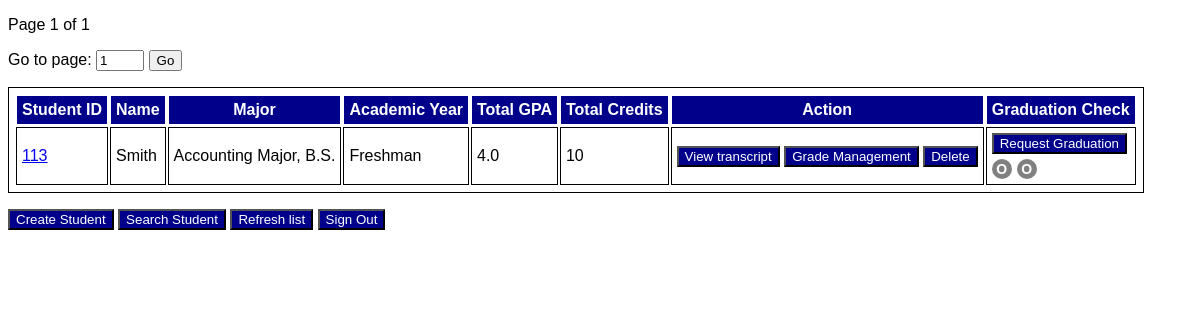
The app's page /students?student_id=113 with its own data.
### app/models.py (models this page shows, shortened)
class Student(db.Model):
    __tablename__ = 'students'
    enrollment_date = db.Column(db.Date, nullable=False, default=date.today)
    student_id = db.Column(db.Integer, primary_key=True)
    student_name = db.Column(db.String, nullable=False)
    academic_year = db.Column(db.String)
    total_gpa = db.Column(db.Float, default=0.0)
    total_credits = db.Column(db.Integer, default=0)
    major = db.Column(db.String, nullable=False)

### app/routes.py (the view)
@login_required
@app.route('/students')
def list_student():
    form = StudentForm()
    student_id = request.args.get('student_id')
    student_name = request.args.get('student_name')
    academic_year = request.args.get('academic_year')
    major = request.args.get('major')
    total_gpa = request.args.get('total_gpa', type=float)
    total_credits = request.args.get('total_credits', type=int)
    enrollment_date = request.args.get('enrollment_date')
    page = request.args.get('page', 1, type=int)
    per_page = 10
    query = Student.query
    if student_id:
        query = query.filter(
            cast(Student.student_id, String).like(f"%{student_id}%"))
    if student_name:
        query = query.filter(Student.student_name.like(f"%{student_name}%"))
    if academic_year:
        query = query.filter(Student.academic_year == academic_year)
    if major:
        query = query.filter(Student.major == major)
    if total_gpa is not None:
        query = query.filter(Student.total_gpa == total_gpa)
    if total_credits is not None:
        query = query.filter(Student.total_credits == total_credits)
    if enrollment_date:
        query = query.filter(Student.enrollment_date == enrollment_date)
    students = query.paginate(page=page, per_page=per_page)
    return render_template(
        'list_students.html',
        form=form,
        students=students,
        current_page=page,
        total_pages=students.pages,
    )

### app/forms.py
class StudentForm(FlaskForm):
    enrollment_date = DateField(
        'Enrollment Date',
        format='%Y-%m-%d',
        validators=[])
    student_id = StringField('Id', validators=[DataRequired()])
    student_name = StringField('Name')
    academic_year = SelectField(
        'Academic Year',
        choices=[
            ('',
             '-- Select --'),
            ('freshman',
             'Freshman'),
            ('sophomore',
             'Sophomore'),
            ('junior',
             'Junior'),
            ('senior',
             'Senior')])
    total_gpa = FloatField('Total GPA')
    total_credits = IntegerField('Total Credits')
    major = SelectField('Major', choices=[("", "")])
    submit = SubmitField('Submit')
    def __init__(self, *args, **kwargs):
        super(StudentForm, self).__init__(*args, **kwargs)
        self.major.choices = [('', '-- Select --')] + \
            [(major, major) for major in MAJORS]

### templates/list_students.html (shortened to what this page needs)
{% extends 'base.html' %}
{% block main %}
    <div>
        <p>Page {{ current_page }} of {{ total_pages }}</p>
        <form action="{{ url_for('list_student') }}" method="GET">
            <label for="page">Go to page:</label>
            <input type="number" id="page" name="page" min="1" max="{{ total_pages }}" value="{{ current_page }}" required>
            <button type="submit">Go</button>
        </form>
    </div>
    <table>
        <thead>
            <tr>
                <th>Student ID</th>
                <th>Name</th>
                <th>Major</th>
                <th>Academic Year</th>
                <th>Total GPA</th>
                <th>Total Credits</th>
                <th>Action</th>
                <th>Graduation Check</th>
            </tr>
        </thead>
        <tbody>
        {% for student in students.items %}
            {% if loop.index % 2 == 0 %}
                <tr class="even_row">
            {% else %}
                <tr class="odd_row">
            {% endif %}
                <td><a href="{{ url_for('update_student', id=student.student_id) }}">{{ student.student_id }}</a></td>
                <td>{{ student.student_name }}</td>
                <td>{{ student.major }}</td>
                <td>{{ student.academic_year|capitalize }}</td>
                <td>{{ student.total_gpa|round(2)}}</td>
                <td>{{ student.total_credits }}</td>
                <td>
                    <form action="{{ url_for('view_transcript', student_id=student.student_id) }}" method="GET" style="display: inline;">
                        <button type="submit" class="button">View transcript</button>
                    </form>
                    <form action="{{ url_for('manage_grades', student_id=student.student_id) }}" method="GET" style="display: inline;">
                        <button type="submit" class="button">Grade Management</button>
                    </form>
                    <form action="{{ url_for('delete_student', id=student.student_id) }}" method="POST" style="display: inline;">
                        <button type="submit" class="button" onclick="return confirm('Are you sure?');">Delete</button>
                    </form>
                </td>
                <td>
                    <div class="graduation-check-container">
                        <button onclick="checkGraduation({{ student.student_id }})" class="button">Request Graduation</button>
                        <div style="display: flex; align-items: center; gap: 5px; margin-top: 5px;">
                            <span id="graduation-light-green-{{ student.student_id }}" class="graduation-light gray-light">O</span>
                            <span id="graduation-light-red-{{ student.student_id }}" class="graduation-light gray-light">O</span>
                        </div>
                    </div>
                </td>
            </tr>
        {% endfor %}
        </tbody>
    </table>
    <p />
    <button type="button" class="button" onclick="simple_action('{{ url_for('create_student') }}')">Create Student</button>
    <button type="button" class="button" onclick="simple_action('{{ url_for('search_student') }}')">Search Student</button>
    <button type="button" class="button" onclick="simple_action('{{ url_for('list_student') }}')">Refresh list</button>
    <button type="button" class="button" onclick="simple_action('{{ url_for('signout') }}')">Sign Out</button>
{% endblock %}

### static/style.css (style rules this page uses)
body { font-family: Arial, Helvetica, sans-serif; font-size: medium; }
table, th, td { border: 1px solid; padding: 5px }
th { background-color: darkblue; color: white }
.odd_row { background-color: white; }
.button { background-color: darkblue; color: white; }
.graduation-light { display: inline-block; width: 20px; height: 20px; line-height: 20px; text-align: center; border-radius: 50%; font-size: 14px; font-weight: bold; }
.gray-light { background-color: gray; color: white; }

### records on screen
Student: student_id "113", student_name "Smith", major "Accounting Major, B.S.", academic_year "Freshman", total_gpa "4.0", total_credits "10"

### other values on screen
{{ current_page }} "1"
{{ total_pages }} "1"
